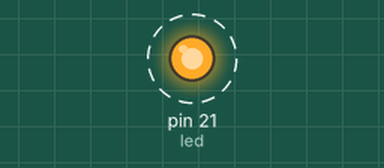
Bench run of a sketch on a simulated Arduino Mega 2560, built with avr-gcc and run on an emulated ATmega2560. Parts: output pins drawn as LEDs (lit = HIGH). Dashed ring = blinking.

Above: at 0.5 s.
Timing chart, 0 to 4.6 s (numbered marks = the images above):
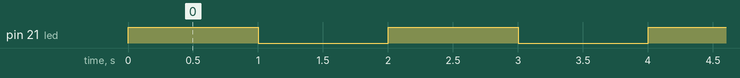

The sketch:

01_arduino_ide.ino
```cpp
const byte led = 21;

void setup() {
  pinMode(led, OUTPUT);
  Serial1.begin(115200);
  Serial1.println("lets go");
}

void loop() {
  digitalWrite(led, HIGH);
  delay(1000);
  digitalWrite(led, LOW);
  delay(1000);
  Serial1.println("AVR rockt");
}
```

Measured:
- by itself, pin 21 (led): alternates HIGH for 1.0 s and LOW for 1.0 s
